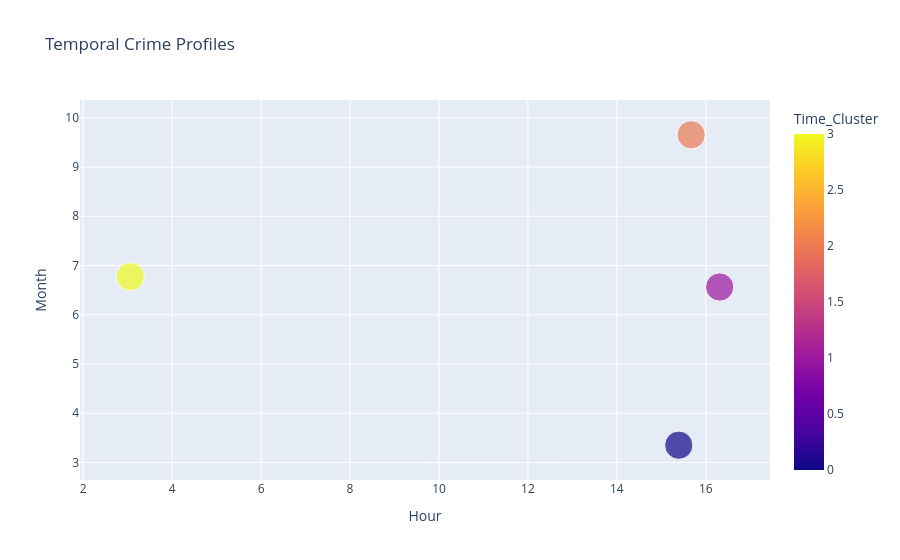

Notebook cell for this chart:
### Code cell
import plotly.express as px

temp_summary = (
    df.groupby('Time_Cluster')
      .agg({
          'Hour':'mean',
          'Month':'mean'
      })
      .reset_index()
)

fig = px.scatter(
    temp_summary,
    x='Hour',
    y='Month',
    color='Time_Cluster',
    size=[100]*len(temp_summary),
    title='Temporal Crime Profiles'
)

fig.show()

### Figure 1 — Plotly figure (JSON) as saved in the notebook; plotly's stock layout.template omitted (floating-point values rounded to 4 significant figures)
{"data": [{"hovertemplate": "Hour=%{x}<br>Month=%{y}<br>size=%{marker.size}<br>Time_Cluster=%{marker.color}<extra></extra>", "legendgroup": "", "marker": {"color": [0, 1, 2, 3], "coloraxis": "coloraxis", "size": [100, 100, 100, 100], "sizemode": "area", "sizeref": 0.25, "symbol": "circle"}, "mode": "markers", "name": "", "orientation": "v", "showlegend": false, "type": "scatter", "x": [15.39, 16.31, 15.67, 3.058], "xaxis": "x", "y": [3.352, 6.564, 9.655, 6.776], "yaxis": "y"}], "layout": {"coloraxis": {"colorbar": {"title": {"text": "Time_Cluster"}}, "colorscale": [[0, "#0d0887"], [0.1111, "#46039f"], [0.2222, "#7201a8"], [0.3333, "#9c179e"], [0.4444, "#bd3786"], [0.5556, "#d8576b"], [0.6667, "#ed7953"], [0.7778, "#fb9f3a"], [0.8889, "#fdca26"], [1, "#f0f921"]]}, "legend": {"itemsizing": "constant", "tracegroupgap": 0}, "title": {"text": "Temporal Crime Profiles"}, "xaxis": {"anchor": "y", "domain": [0, 1], "title": {"text": "Hour"}}, "yaxis": {"anchor": "x", "domain": [0, 1], "title": {"text": "Month"}}}}
